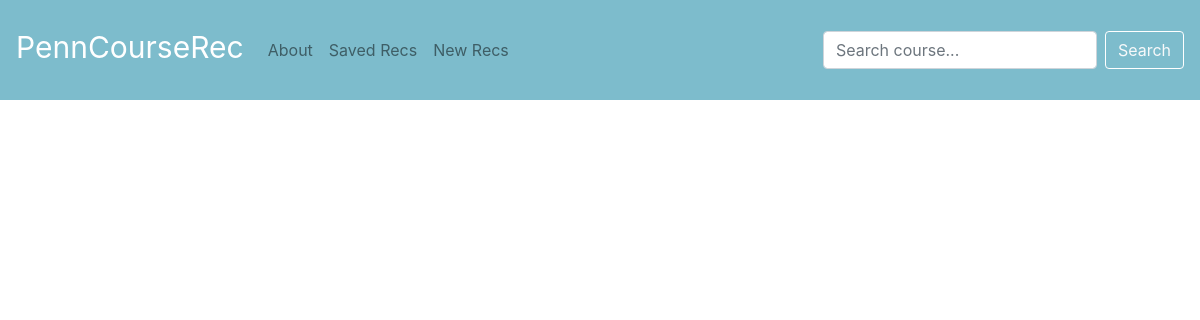
/saved_descriptions, run on an earlier commit of the app's database.
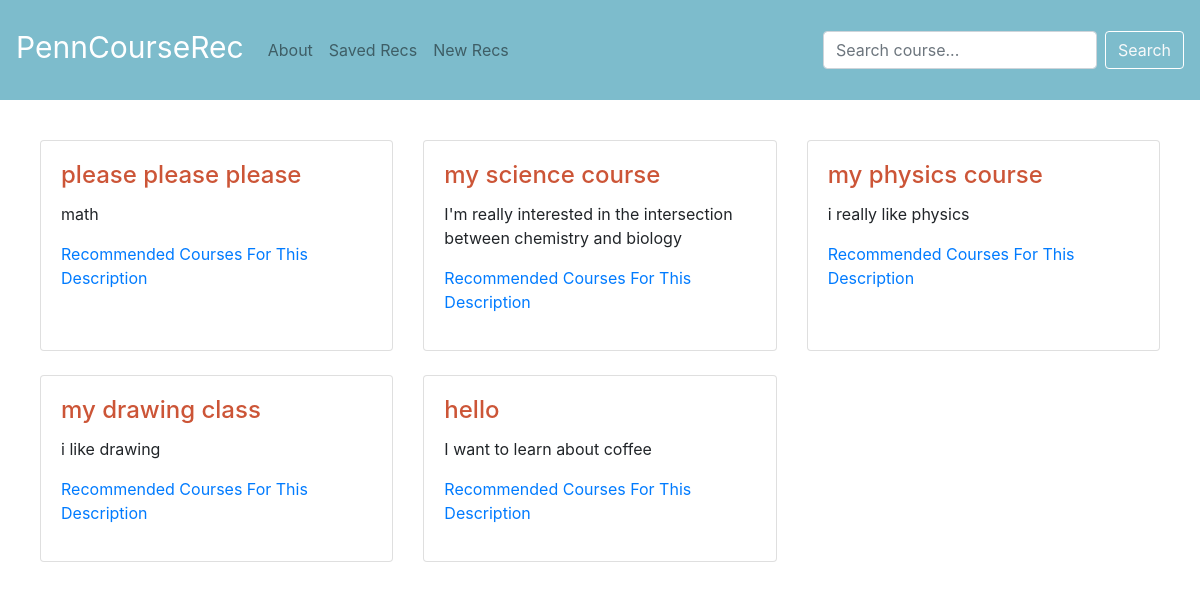
And on a later commit of the database.
### recommender/models.py (models this page shows)
class SavedDescription(models.Model):
    user = models.ForeignKey(User, null = True, blank = True, on_delete = models.DO_NOTHING)
    description = models.TextField(null = True)
    name = models.CharField(max_length=200)
    created_date = models.DateTimeField(auto_now = True)
    course = models.ManyToManyField(Course, null = True, blank = True)

### recommender/views.py (the view, shortened to what this page needs)
# urls.py: path('saved_descriptions', save_description, name = 'save'),
def save_description(request):
    all_saved_descriptions = SavedDescription.objects.all()
    return render(request, 'saved_description.html', {'all_saved_descriptions' : all_saved_descriptions})

### recommender/templates/saved_description.html
{% extends 'base.html' %}
{% block content %}
<div class="row">
  {% for description in all_saved_descriptions %}
    <div class="col-lg-4 col-sm-6 mb-4">
      <div class="card h-100">
        <div class="card-body">
          <h4 class="card-title">{{ description.name }} </h4>
          <p class="card-text">{{ description.description}}</p>
          <p> <a href = "courses_for_descriptions?id={{description.id}}"> Recommended Courses For This Description </a> </p>
        </div>
      </div>
    </div>
  {% endfor %}
</div>
{% endblock %}

### recommender/templates/base.html (shortened to what this page needs)
{% load static %}
<!DOCTYPE html>
<head>
  <link rel="stylesheet" href="{% static 'css/styles.css' %}">
  <link rel="stylesheet" href="https://cdnjs.cloudflare.com/ajax/libs/jquery/3.4.1/jquery.slim.min.js">
  <link rel="stylesheet" href="https://stackpath.bootstrapcdn.com/bootstrap/4.3.1/css/bootstrap.min.css">
  <link ref="stylesheet" href="https://stackpath.bootstrapcdn.com/bootstrap/4.3.1/js/bootstrap.bundle.min.js">
</head>
<body>
  <nav class="navbar navbar-expand-lg navbar-light" style="background-color: #7DBCCC; min-height:100px">
    <a class="navbar-brand" href="/home" style="color: white; font-size: 30px; padding-top: 0">
      PennCourseRec
    </a>
    <div class="collapse navbar-collapse" id="navbarSupportedContent">
      <ul class="navbar-nav mr-auto">
        <li class="nav-item">
            <a class="nav-link" href='/about'>About</a>
        </li>
        <li class="nav-item">
          <a class="nav-link" href='/saved_descriptions'>Saved Recs<span class="sr-only">(current)</span></a>
        </li>
        <li class="nav-item">
          <a class="nav-link" href="{% url 'get-rec' %}">New Recs</a>
        </li>
      </ul>
      <form class="form-inline my-2 my-lg-0">
        <input class="form-control mr-sm-2" type="Search course..." placeholder="Search course..." aria-label="Search">
        <button class="btn btn-outline-info text-light" style="border-color: white" type="submit">Search</button>
      </form>
    </div>
  </nav>
  {% block content %}
  {% endblock %}
</body>

### recommender/static/css/styles.css (style rules this page uses)
.row { padding: 40px 40px 40px 40px; }
h4 { color: #CC5537; }

What changed in the data, as far as the page shows it:
added SavedDescription: name "please please please", description "math"
added SavedDescription: name "my science course", description "I'm really interested in the intersection between chemistry and biology"
added SavedDescription: name "my physics course", description "i really like physics"
added SavedDescription: name "my drawing class", description "i like drawing"
added SavedDescription: name "hello", description "I want to learn about coffee"
